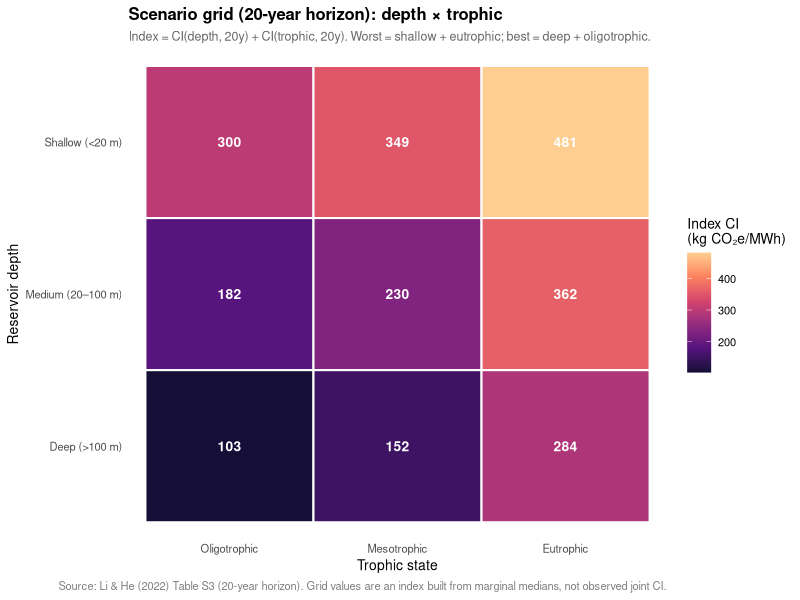

Reproduce this figure in R.
## ---- chunk 1
#| warning: false
#| message: false
knitr::opts_chunk$set(fig.width = 8, fig.height = 5, dpi = 150)
library(tidyverse)
library(patchwork)
## ---- chunk 2
#| warning: false
#| message: false
# Li & He (2022) Table S3 — median CI (kg CO2e/MWh) at 20-year and 100-year GWP horizon
trophic_data <- tibble(
  Category = factor(c("Oligotrophic", "Mesotrophic", "Eutrophic"),
                    levels = c("Oligotrophic", "Mesotrophic", "Eutrophic")),
  CI_20yr  = c(67.2, 116.0, 248.0),
  CI_100yr = c(55.6, 69.1, 116.7)
)

depth_data <- tibble(
  Category = factor(c("Shallow (<20 m)", "Medium (20–100 m)", "Deep (>100 m)"),
                    levels = c("Deep (>100 m)", "Medium (20–100 m)", "Shallow (<20 m)")),
  CI_20yr  = c(233.0, 114.3, 35.6),
  CI_100yr = c(124.5, 66.0, 27.7)
)

trophic_long <- trophic_data %>%
  pivot_longer(cols = starts_with("CI"), names_to = "Horizon", values_to = "CI") %>%
  mutate(Horizon = factor(if_else(Horizon == "CI_20yr", "20-Year", "100-Year"), levels = c("20-Year", "100-Year")))

depth_long <- depth_data %>%
  pivot_longer(cols = starts_with("CI"), names_to = "Horizon", values_to = "CI") %>%
  mutate(Horizon = factor(if_else(Horizon == "CI_20yr", "20-Year", "100-Year"), levels = c("20-Year", "100-Year")))
## ---- chunk 3
#| warning: false
#| message: false
# Build a “scenario” grid using Li & He (2022) Table S3 marginal medians (20-year horizon).
# NOTE: Li & He report medians separately by trophic and by depth; this is an index (sum of marginals),
# not an observed joint CI for each (depth × trophic) combination.

trophic_20 <- trophic_data %>%
  transmute(trophic = as.character(Category), ci_trophic_20 = CI_20yr)

depth_20 <- depth_data %>%
  transmute(depth = as.character(Category), ci_depth_20 = CI_20yr)

scenario_grid <- tidyr::expand_grid(depth_20, trophic_20) %>%
  mutate(
    ci_index_20 = ci_depth_20 + ci_trophic_20,
    depth = factor(depth, levels = c("Deep (>100 m)", "Medium (20–100 m)", "Shallow (<20 m)")),
    trophic = factor(trophic, levels = c("Oligotrophic", "Mesotrophic", "Eutrophic"))
  )

ggplot(scenario_grid, aes(x = trophic, y = depth, fill = ci_index_20)) +
  geom_tile(color = "white", linewidth = 0.7) +
  geom_text(aes(label = round(ci_index_20)), color = "white", fontface = "bold", size = 3.5) +
  scale_fill_viridis_c(option = "magma", 
    direction = 1,        # 1 = Dark to Light (standard), -1 = Light to Dark
    begin = 0.1,          # Trims the extreme black so it's not too heavy
    end = 0.9,            # Trims the extreme white so the yellow isn't "blown out"
    name = "Index CI\n(kg CO₂e/MWh)") +
  labs(
    title = "Scenario grid (20-year horizon): depth × trophic",
    subtitle = "Index = CI(depth, 20y) + CI(trophic, 20y). Worst = shallow + eutrophic; best = deep + oligotrophic.",
    x = "Trophic state",
    y = "Reservoir depth",
    caption = "Source: Li & He (2022) Table S3 (20-year horizon). Grid values are an index built from marginal medians, not observed joint CI."
  ) +
  theme_minimal(base_size = 10) +
  theme(
    panel.grid = element_blank(),
    plot.title = element_text(face = "bold"),
    plot.subtitle = element_text(size = 9, color = "gray40"),
    plot.caption = element_text(size = 8, color = "gray50")
  )
